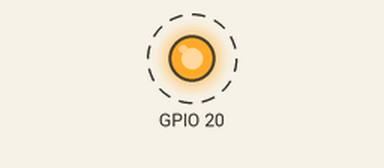
A program run on a simulated Raspberry Pi (BCM pin numbers). Shown: output pins drawn as LEDs (lit = HIGH). Dashed ring = blinking.

Above: at 0.12 s.
Timing chart, 0 to 3.0 s (numbered marks = the images above):
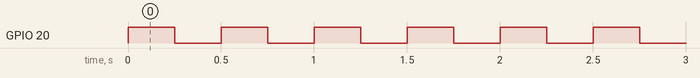

The program:

blinker.py
```python
#
# Project: RasPi Blink (SIT210-05.1P)
# Description: Blinking LED on Raspberry Pi
# Author: tjcook (214014891)
# Date: 29/03/20

#Import raspberry pi GPIO & time libraries
import RPi.GPIO as GPIO
from time import sleep

#Set pinout mode (BCM or physical)
GPIO.setmode(GPIO.BCM)

#Set pin as output
GPIO.setup(20, GPIO.OUT)

#Blink LED and sleep every 250ms
try:
    while 1:
        GPIO.output(20, GPIO.HIGH)
        sleep(0.25)
        GPIO.output(20, GPIO.LOW)
        sleep(0.25)
except KeyboardInterrupt:
    GPIO.cleanup() #stop and clean when CTRL+C pressed
```

Measured:
- by itself, GPIO 20: alternates HIGH for 0.25 s and LOW for 0.25 s
